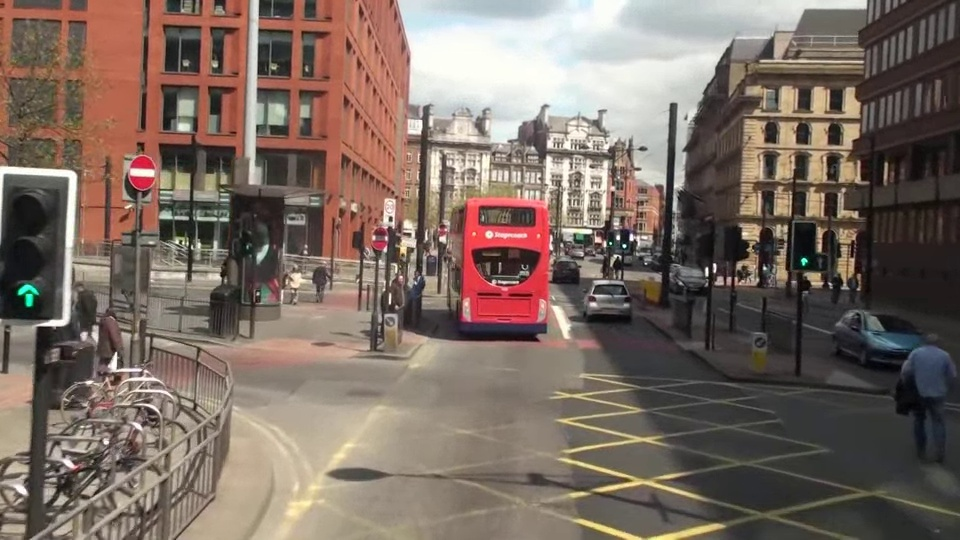
#> input picture L06/mot_color70.jpg, 960 x 540 px
$ python hw1_SIFT.py
#> lines starting #> are read from the running program, lines starting #| are printed output that depends on the picture
import cv2 as cv
import matplotlib.pyplot as plt

img=cv.imread('mot_color70.jpg')    # 영상 읽기
#> img is the input picture: shape (540, 960, 3); mean B, G, R 98.4, 107.7, 123.2
gray=cv.cvtColor(img,cv.COLOR_BGR2GRAY)
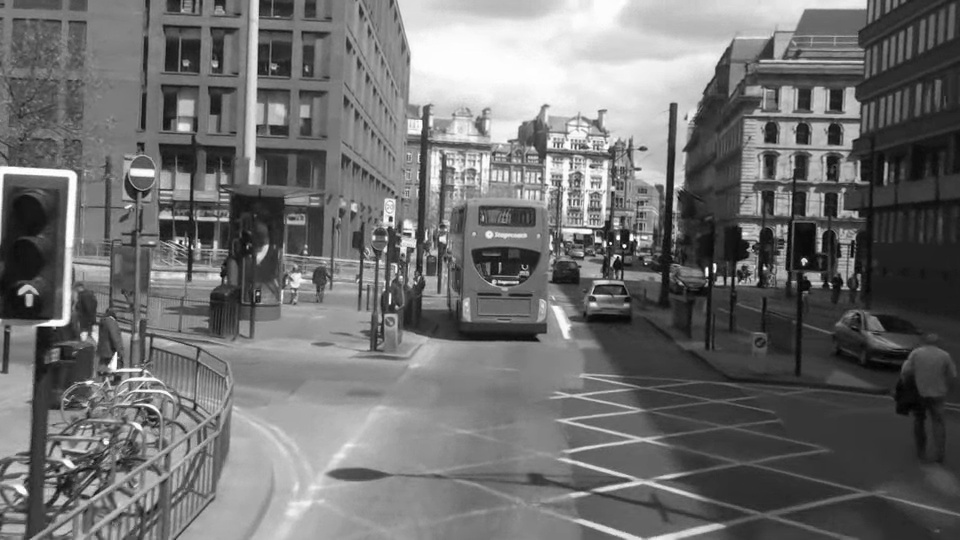
#> gray: shape (540, 960); min 1, max 255, mean 111.3

# SIFT 객체 생성 (특징점 개수 제한 가능)
sift=cv.SIFT_create(nfeatures=700)
kp,des=sift.detectAndCompute(gray,None)
#> kp = 700 keypoints; strongest (x, y, size): (624, 246, 2.5), (618, 238, 3.1), (804, 261, 4.3), (707, 269, 2.6)

# 특징점 시각화
gray=cv.drawKeypoints(gray,kp,None,flags=cv.DRAW_MATCHES_FLAGS_DRAW_RICH_KEYPOINTS)
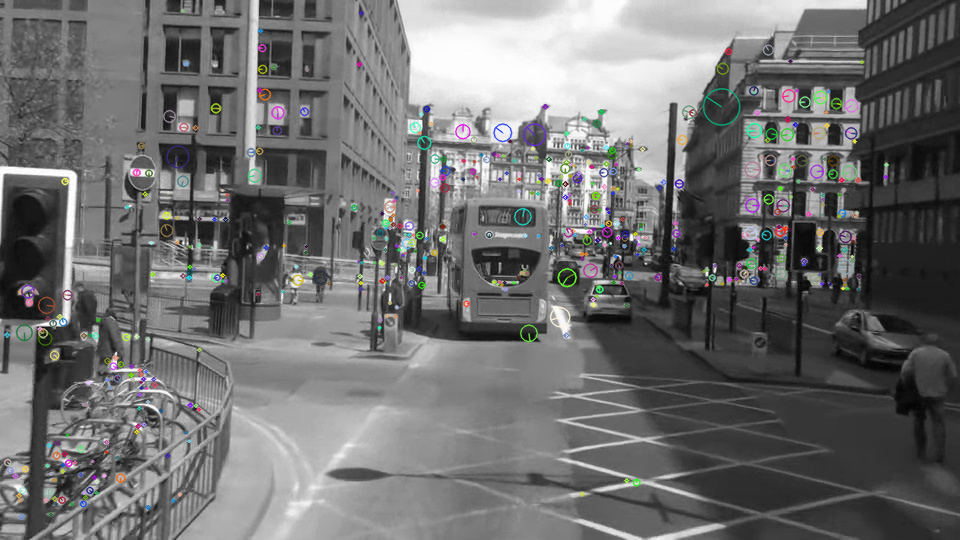
#> gray: shape (540, 960, 3); mean of channels 0, 1, 2 111.1, 111.2, 111.1; drawn as B, G, R
cv.imshow('sift', gray)

# 결과 출력
plt.figure(figsize=(10, 6))

# 원본 이미지
plt.subplot(1, 2, 1)
plt.imshow(cv.cvtColor(img, cv.COLOR_BGR2RGB))   #BGR 형식이므로 RGB로 변환
plt.title("Original Image")
plt.axis("off")

# 특징점 시각화 이미지
plt.subplot(1, 2, 2)
plt.imshow(gray)
plt.title("SIFT Keypoints")
plt.axis("off")

plt.show()
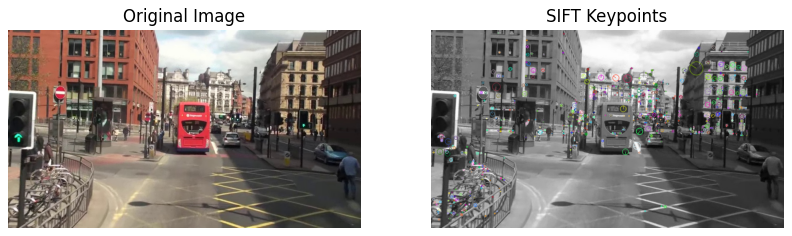
#> figure drawn by matplotlib, 2 panels

$ run again, with L06/mot_color83.jpg copied over L06/mot_color70.jpg
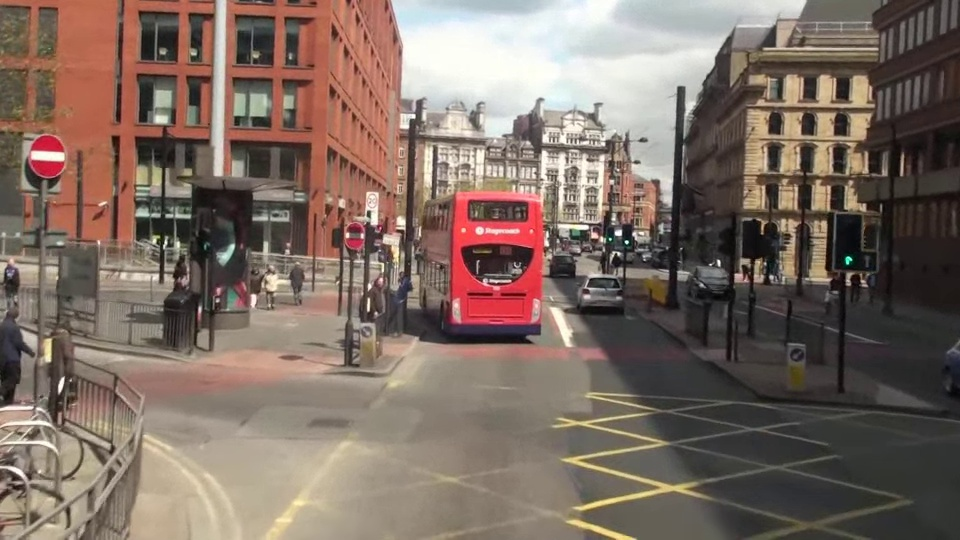
#> input picture L06/mot_color83.jpg, 960 x 540 px
#> img is the input picture: shape (540, 960, 3); mean B, G, R 99.1, 108.8, 125.8
#> `gray=cv.cvtColor(img,cv.COLOR_BGR2GRAY)`:
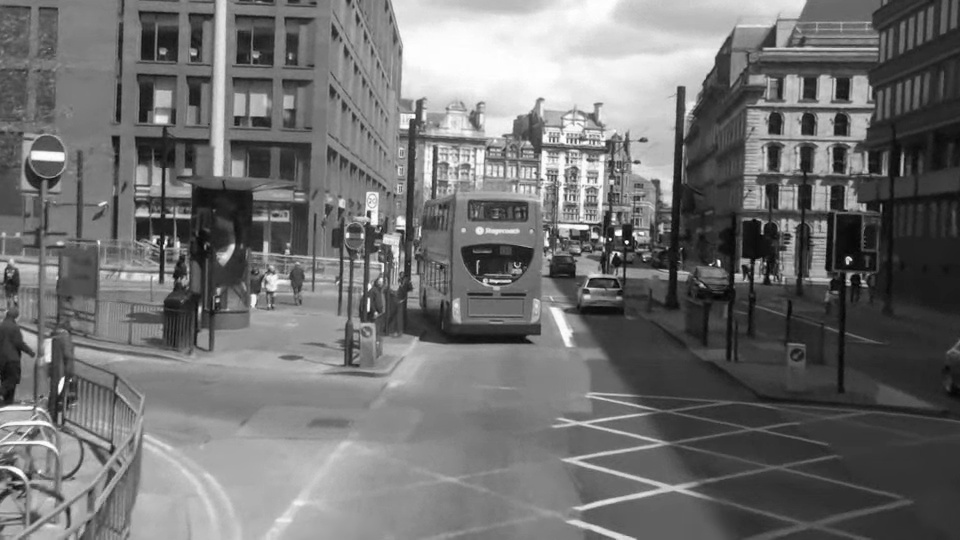
#> gray: shape (540, 960); min 1, max 255, mean 112.8
#> kp = 700 keypoints; strongest (x, y, size): (627, 242, 2.5), (618, 233, 4.8), (610, 239, 1.9), (848, 260, 4.9)
#> `plt.show()`:
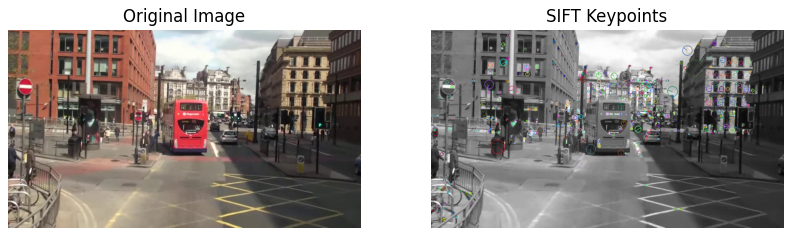
#> figure drawn by matplotlib, 2 panels

$ run again, with L06/img1.jpg copied over L06/mot_color70.jpg
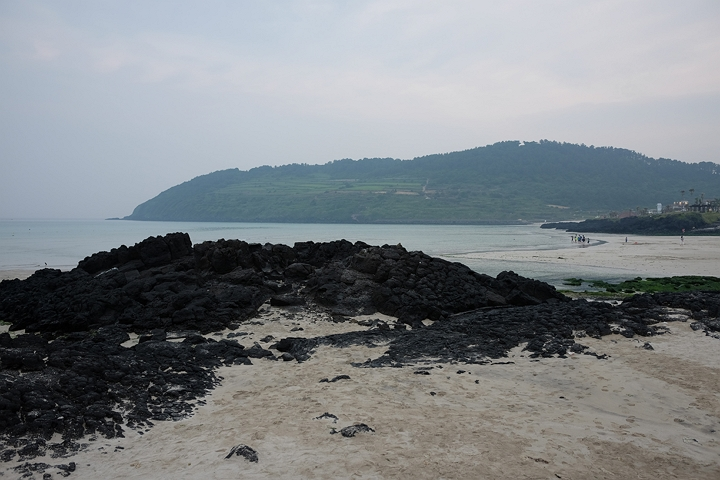
#> input picture L06/img1.jpg, 720 x 480 px
#> img is the input picture: shape (480, 720, 3); mean B, G, R 134.2, 130.6, 125.7
#> `gray=cv.cvtColor(img,cv.COLOR_BGR2GRAY)`:
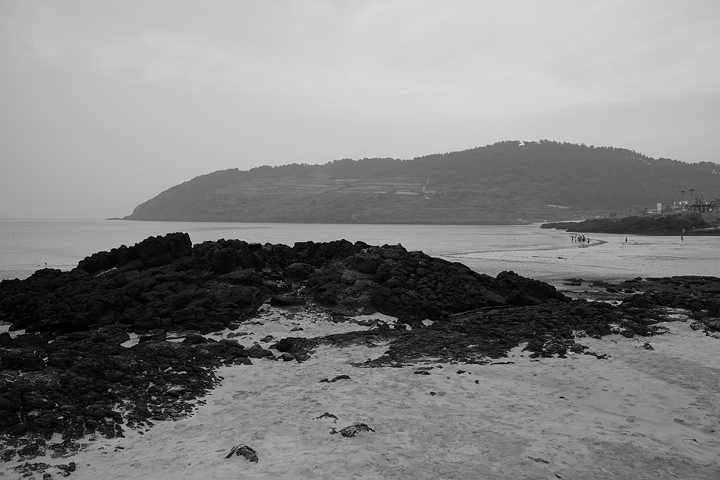
#> gray: shape (480, 720); min 0, max 219, mean 129.5
#> kp = 700 keypoints; strongest (x, y, size): (619, 303, 2.6), (427, 373, 2.2), (205, 368, 1.9), (440, 367, 2.1)
#> `plt.show()`:
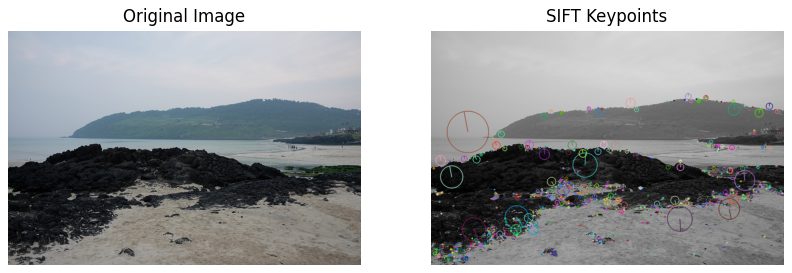
#> figure drawn by matplotlib, 2 panels

$ run again, with L06/img2.jpg copied over L06/mot_color70.jpg
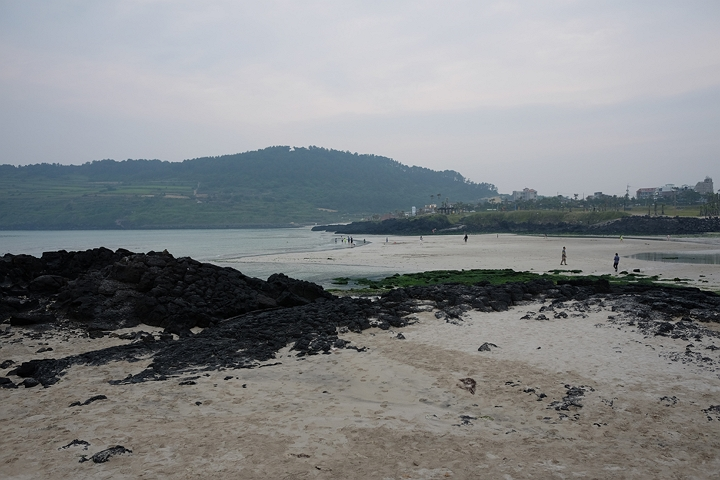
#> input picture L06/img2.jpg, 720 x 480 px
#> img is the input picture: shape (480, 720, 3); mean B, G, R 134.4, 132.3, 129.6
#> `gray=cv.cvtColor(img,cv.COLOR_BGR2GRAY)`:
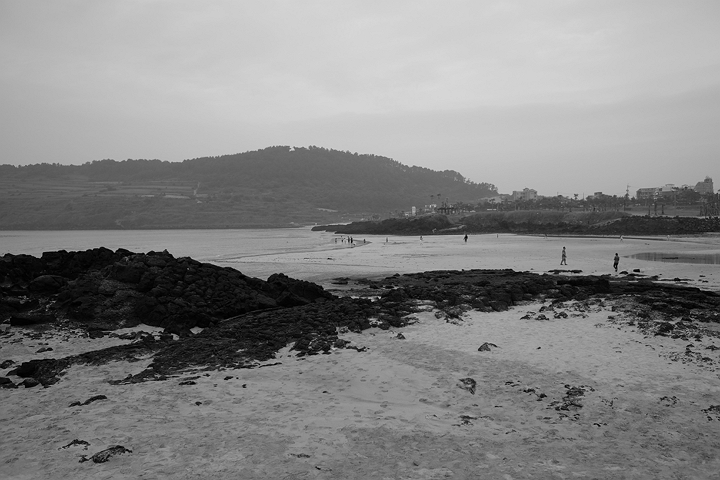
#> gray: shape (480, 720); min 0, max 218, mean 131.7
#> kp = 700 keypoints; strongest (x, y, size): (466, 237, 2), (638, 270, 2.3), (635, 270, 1.9), (244, 386, 2.5)
#> `plt.show()`:
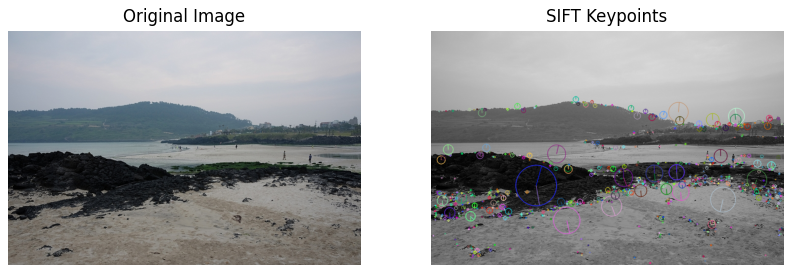
#> figure drawn by matplotlib, 2 panels
